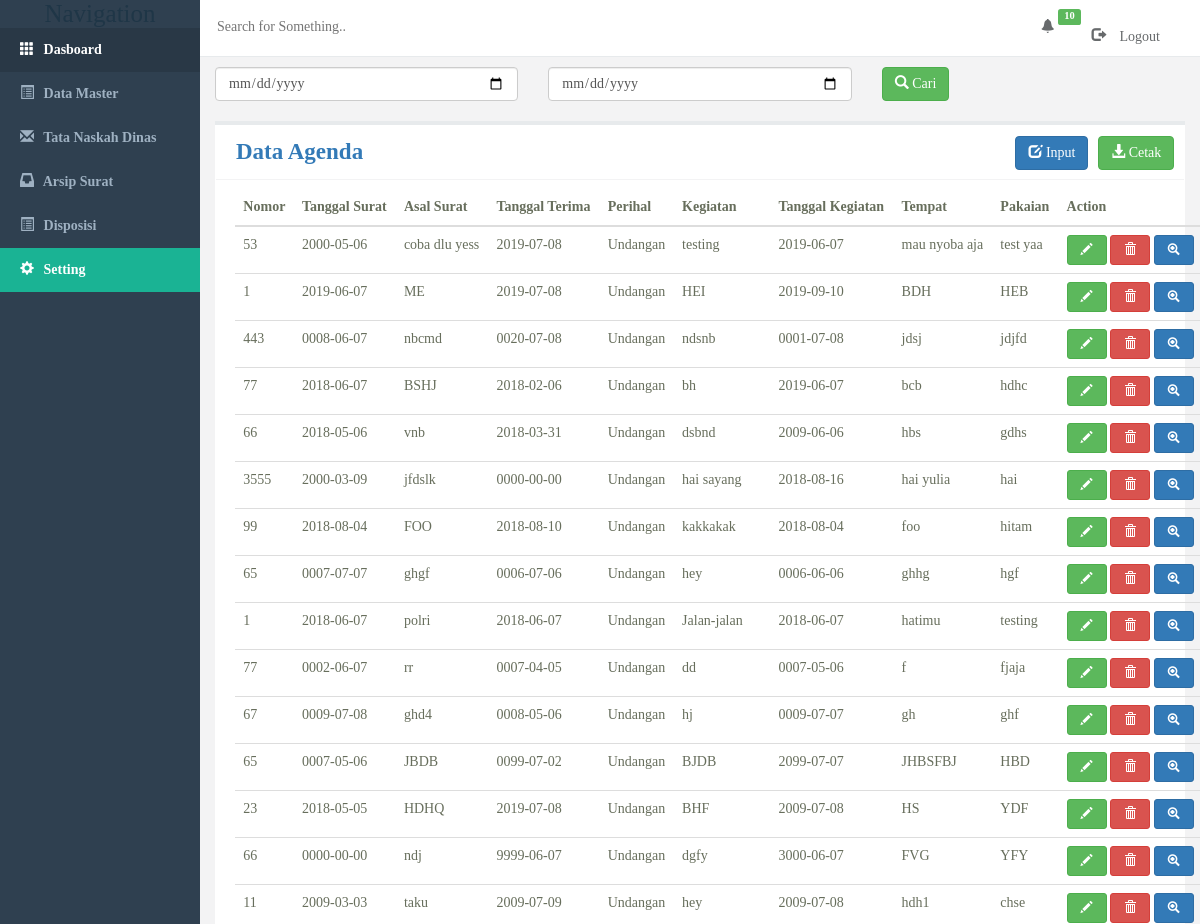
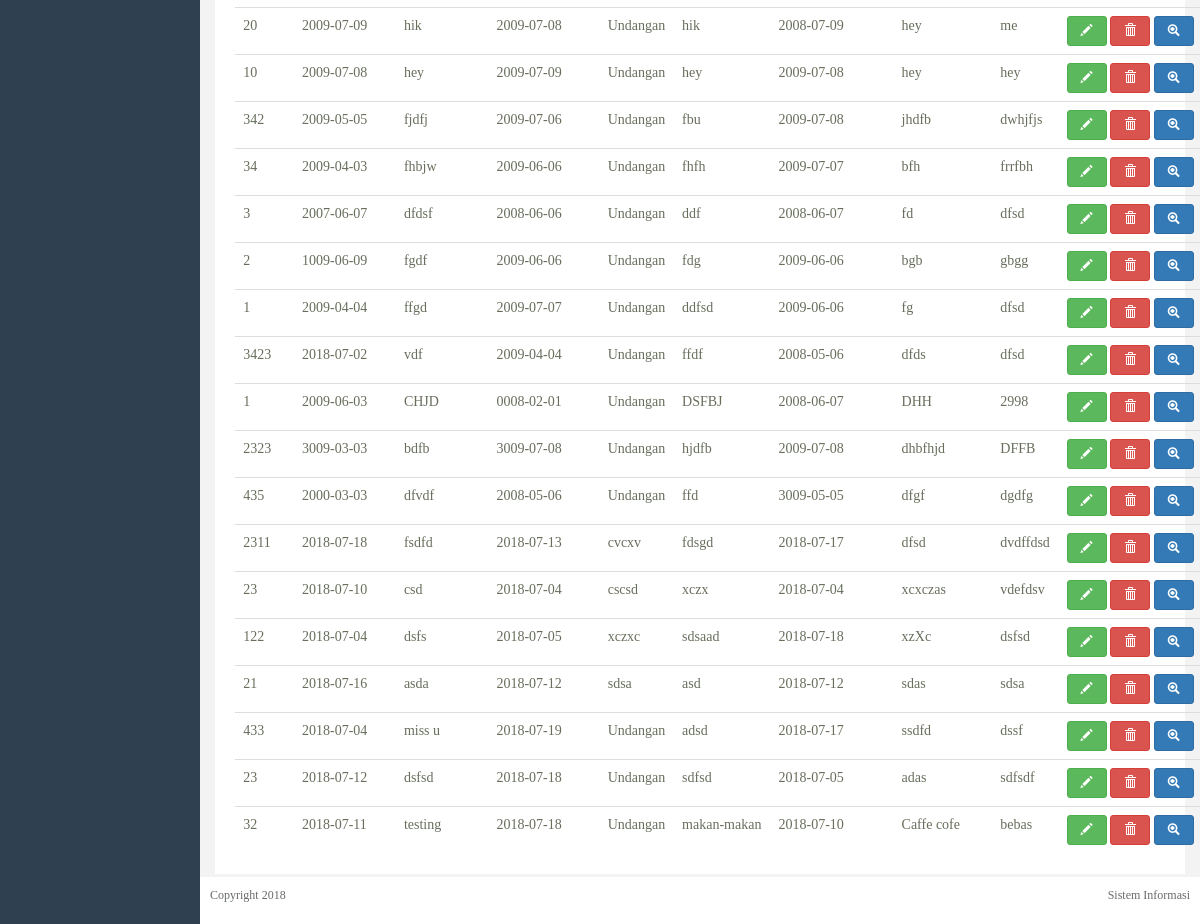
The app's page /cari_agenda.php (signed in) with its own data (2 pictures, top to bottom).
### tables this page shows
CREATE TABLE `agenda` (
  `id` int(11) NOT NULL,
  `nomor` varchar(10) NOT NULL,
  `tgl_surat` date NOT NULL,
  `asal_surat` varchar(25) NOT NULL,
  `tgl_terima` date NOT NULL,
  `perihal` varchar(100) NOT NULL,
  `giat` varchar(100) NOT NULL,
  `tgl_giat` date NOT NULL,
  `tempat` varchar(50) NOT NULL,
  `pakaian` varchar(50) NOT NULL,
  `uploader` varchar(30) NOT NULL,
  `file_agenda` varchar(100) NOT NULL
);

### functions/header.php (called while the page is built, shortened)
<?php
$pdo = new PDO("mysql:host=localhost;dbname=arsip_renmin", 'root', '');
  $new_data = $pdo->query("select * from notifications where read_n=1");
  $count = $new_data->rowCount();
?>

### core/init.php (called while the page is built, shortened)
<?php
require_once "functions/db.php";
require_once "functions/blog.php";
require_once "functions/header.php";
?>

### functions/blog.php (called while the page is built, shortened)
<?php
function result($query){
global $link;
 if($result = mysqli_query($link, $query) or die ('gagal menampilkan data')){
 	return $result;
  }
}
function tampilkan_agenda(){
	$query = "SELECT * FROM agenda ORDER BY id DESC";
	return result($query);
}
?>

### cari_agenda.php (the view, shortened to what this page needs)
<?php
require_once "core/init.php";
$articles = tampilkan_agenda();
?>
<!doctype html>
<html lang="en">
  <head>
    <link rel="stylesheet" href="vendor/bootstrap-3.3.7-dist/css/bootstrap.min.css">
    <link rel="stylesheet" type="text/css" href="vendor/admin/css/default.css">
  </head>
  <body>
    <div class="container-fluid display-table">
      <div class="row display-table-row">
        <?php require_once 'sidemenu.php'; ?>
        <div class="col-md-10 col-sm-11 display-table-cell  valign-top">
          <div class="row">
            <header id="nav-header" class="clearfix">
              <div class="col-md-5">
              <form action="cari_agenda.php" method="get">
                <input type="text" name="cari" class="hidden-sn hidden-xs" id="header-search-field" placeholder="Search for Something..">
              </form>
              </div>
              <div class="col-md-7">
                <ul>
                  <div class="dropdown pull-right">
                  <li class="fixed-width">
                   <button class="dropbtn "><span class="glyphicon glyphicon-bell" id="notif"></span></button>
                         <span class="label label-success">  <?php echo "$count"; ?></span>
                  </li>
                </div>
               </ul>
             </div>
                  <li id="logout" class="pull-right">
                    <a href="logout.php" class="logout">
                        <span class="glyphicon glyphicon-log-out"><span>
                        Logout
                    </a>
                  </li>
            </header>
        </div>
        <form action="cari_agenda_tgl.php" method="get">
        <div class="row" id="caridata">
          <div class="col-sm-4"> <input type="date" class="form-control" name="tgl_surat_mulai" placeholder="Tanggal Mulai" required> </div>
          <div class="col-sm-4"> <input type="date" class="form-control" name="tgl_surat_selesai" placeholder="Tanggal Selesai" required></div>
           <div class="col-sm-4">  <button type="submit" class="btn btn-success" id="btncari" > <span class="glyphicon glyphicon-search"></span> Cari  </button>  </div>
        </div>
      </form>
         <div id="content">
            <nav id="navbar-example" class="navbar navbar-light bg-light">
              <header>
                <a href="cetakAgenda.php"> <button type="submit" class="btn btn-success pull-right"  name="submit" value="Cetak Data" id="btncetak"> <span class="glyphicon glyphicon-download-alt"></span> Cetak  </button> </a>
                 <?php if($_SESSION['status'] == 1
                    || $_SESSION['status'] == 0  || $_SESSION['status'] == 3  ): ?><a href="inputAgenda.php">  <button type="submit" class="btn btn-primary pull-right"  name="submit" value="Input Data" id="btninput"> <span class="glyphicon glyphicon-edit"></span> Input </button></a>
                  <?php endif;  ?>
                <p class="page_title"><a href="lihatAgenda.php"> Data Agenda </a></p>
              </header>
            <table class="table table-hover">
              <thead>
                  <tr>
                    <th scope="col">Nomor</th>
                    <th scope="col">Tanggal Surat</th>
                    <th scope="col">Asal Surat</th>
                    <th scope="col">Tanggal Terima</th>
                    <th scope="col">Perihal</th>
                    <th scope="col">Kegiatan</th>
                    <th scope="col">Tanggal Kegiatan</th>
                    <th scope="col">Tempat</th>
                    <th scope="col">Pakaian</th>
                    <th scope="col">Action</th>
                  </tr>
              </thead>
              <tbody>
              <?php while($row = mysqli_fetch_assoc($articles)): ?>
                <tr>
                  <td><?=  $row ['nomor'] ?></td>
                  <td><?=  $row ['tgl_surat'] ?></td>
                  <td><?=  $row ['asal_surat'] ?></td>
                  <td><?=  $row ['tgl_terima'] ?></td>
                  <td><?=  $row ['perihal'] ?></td>
                  <td><?=  $row ['giat'] ?></td>
                  <td><?=  $row ['tgl_giat'] ?></td>
                  <td><?=  $row ['tempat'] ?></td>
                  <td><?=  $row ['pakaian'] ?></td>
                  <td>
                   <?php if($_SESSION['status'] == 1
                    || $_SESSION['status'] == 0
                 ): ?>
                   <a href="editAgenda.php?id=<?php echo $row['id']; ?>"> <button class="btn btn-success btn-xs" id="edit"> <span class="glyphicon glyphicon-pencil"></span></button></a>
                   <a href="hapusAgenda.php?id=<?php echo $row['id']; ?>" onClick="return confirm('Apakah Anda Yakin Ingin Menghapus Data?')"><button class="btn btn-danger btn-xs" id="hapus"> <span class="glyphicon glyphicon-trash"></span></button></a>
                   <a href="detailAgenda.php?id=<?php echo $row['id']; ?>"> <button class="btn btn-primary btn-xs" id="edit"> <span class="glyphicon glyphicon-zoom-in"></span></button></a>
                  <?php endif;  ?>
                 </td>
                </tr>
              <?php endwhile; ?>
              </tbody>
            </table>
          </nav>
         </div>
        <?php require_once 'footer.php'; ?>
  </body>
  </body>
</html>

### cari_agenda.php (style rules this page uses)
.table-hover { margin-left: 2%; margin-top: 1%; }
#edit { width: 40px; height: 30px; }
#hapus { width: 40px; height: 30px; }
#btninput { margin-right: 1%; }
#btncetak { margin-right: 1%; }
#caridata { margin-top: 1%; }
.dropbtn { background-color: white; color: grey; font-size: 14px; border: none; cursor: pointer; }
.dropdown { position: relative; display: inline-block; margin-right: 19%; }
#logout { list-style-type: none; margin-top: -3%; margin-right: 4%; }

### records on screen
agenda: nomor "53", tgl_surat "2000-05-06", asal_surat "coba dlu yess", tgl_terima "2019-07-08", perihal "Undangan", giat "testing", tgl_giat "2019-06-07", tempat "mau nyoba aja", pakaian "test yaa"
agenda: nomor "1", tgl_surat "2019-06-07", asal_surat "ME", tgl_terima "2019-07-08", perihal "Undangan", giat "HEI", tgl_giat "2019-09-10", tempat "BDH", pakaian "HEB"
agenda: nomor "443", tgl_surat "0008-06-07", asal_surat "nbcmd", tgl_terima "0020-07-08", perihal "Undangan", giat "ndsnb", tgl_giat "0001-07-08", tempat "jdsj", pakaian "jdjfd"
agenda: nomor "77", tgl_surat "2018-06-07", asal_surat "BSHJ", tgl_terima "2018-02-06", perihal "Undangan", giat "bh", tgl_giat "2019-06-07", tempat "bcb", pakaian "hdhc"
agenda: nomor "66", tgl_surat "2018-05-06", asal_surat "vnb", tgl_terima "2018-03-31", perihal "Undangan", giat "dsbnd", tgl_giat "2009-06-06", tempat "hbs", pakaian "gdhs"
agenda: nomor "3555", tgl_surat "2000-03-09", asal_surat "jfdslk", tgl_terima "0000-00-00", perihal "Undangan", giat "hai sayang", tgl_giat "2018-08-16", tempat "hai yulia", pakaian "hai"
agenda: nomor "99", tgl_surat "2018-08-04", asal_surat "FOO", tgl_terima "2018-08-10", perihal "Undangan", giat "kakkakak", tgl_giat "2018-08-04", tempat "foo", pakaian "hitam"
agenda: nomor "65", tgl_surat "0007-07-07", asal_surat "ghgf", tgl_terima "0006-07-06", perihal "Undangan", giat "hey", tgl_giat "0006-06-06", tempat "ghhg", pakaian "hgf"
agenda: nomor "1", tgl_surat "2018-06-07", asal_surat "polri", tgl_terima "2018-06-07", perihal "Undangan", giat "Jalan-jalan", tgl_giat "2018-06-07", tempat "hatimu", pakaian "testing"
agenda: nomor "77", tgl_surat "0002-06-07", asal_surat "rr", tgl_terima "0007-04-05", perihal "Undangan", giat "dd", tgl_giat "0007-05-06", tempat "f", pakaian "fjaja"
agenda: nomor "67", tgl_surat "0009-07-08", asal_surat "ghd4", tgl_terima "0008-05-06", perihal "Undangan", giat "hj", tgl_giat "0009-07-07", tempat "gh", pakaian "ghf"
agenda: nomor "65", tgl_surat "0007-05-06", asal_surat "JBDB", tgl_terima "0099-07-02", perihal "Undangan", giat "BJDB", tgl_giat "2099-07-07", tempat "JHBSFBJ", pakaian "HBD"
agenda: nomor "23", tgl_surat "2018-05-05", asal_surat "HDHQ", tgl_terima "2019-07-08", perihal "Undangan", giat "BHF", tgl_giat "2009-07-08", tempat "HS", pakaian "YDF"
agenda: nomor "66", tgl_surat "0000-00-00", asal_surat "ndj", tgl_terima "9999-06-07", perihal "Undangan", giat "dgfy", tgl_giat "3000-06-07", tempat "FVG", pakaian "YFY"
agenda: nomor "11", tgl_surat "2009-03-03", asal_surat "taku", tgl_terima "2009-07-09", perihal "Undangan", giat "hey", tgl_giat "2009-07-08", tempat "hdh1", pakaian "chse"
agenda: nomor "20", tgl_surat "2009-07-09", asal_surat "hik", tgl_terima "2009-07-08", perihal "Undangan", giat "hik", tgl_giat "2008-07-09", tempat "hey", pakaian "me"
agenda: nomor "10", tgl_surat "2009-07-08", asal_surat "hey", tgl_terima "2009-07-09", perihal "Undangan", giat "hey", tgl_giat "2009-07-08", tempat "hey", pakaian "hey"
agenda: nomor "342", tgl_surat "2009-05-05", asal_surat "fjdfj", tgl_terima "2009-07-06", perihal "Undangan", giat "fbu", tgl_giat "2009-07-08", tempat "jhdfb", pakaian "dwhjfjs"
agenda: nomor "34", tgl_surat "2009-04-03", asal_surat "fhbjw", tgl_terima "2009-06-06", perihal "Undangan", giat "fhfh", tgl_giat "2009-07-07", tempat "bfh", pakaian "frrfbh"
agenda: nomor "3", tgl_surat "2007-06-07", asal_surat "dfdsf", tgl_terima "2008-06-06", perihal "Undangan", giat "ddf", tgl_giat "2008-06-07", tempat "fd", pakaian "dfsd"
agenda: nomor "2", tgl_surat "1009-06-09", asal_surat "fgdf", tgl_terima "2009-06-06", perihal "Undangan", giat "fdg", tgl_giat "2009-06-06", tempat "bgb", pakaian "gbgg"
agenda: nomor "1", tgl_surat "2009-04-04", asal_surat "ffgd", tgl_terima "2009-07-07", perihal "Undangan", giat "ddfsd", tgl_giat "2009-06-06", tempat "fg", pakaian "dfsd"
agenda: nomor "3423", tgl_surat "2018-07-02", asal_surat "vdf", tgl_terima "2009-04-04", perihal "Undangan", giat "ffdf", tgl_giat "2008-05-06", tempat "dfds", pakaian "dfsd"
agenda: nomor "1", tgl_surat "2009-06-03", asal_surat "CHJD", tgl_terima "0008-02-01", perihal "Undangan", giat "DSFBJ", tgl_giat "2008-06-07", tempat "DHH", pakaian "2998"
agenda: nomor "2323", tgl_surat "3009-03-03", asal_surat "bdfb", tgl_terima "3009-07-08", perihal "Undangan", giat "hjdfb", tgl_giat "2009-07-08", tempat "dhbfhjd", pakaian "DFFB"
agenda: nomor "435", tgl_surat "2000-03-03", asal_surat "dfvdf", tgl_terima "2008-05-06", perihal "Undangan", giat "ffd", tgl_giat "3009-05-05", tempat "dfgf", pakaian "dgdfg"
agenda: nomor "2311", tgl_surat "2018-07-18", asal_surat "fsdfd", tgl_terima "2018-07-13", perihal "cvcxv", giat "fdsgd", tgl_giat "2018-07-17", tempat "dfsd", pakaian "dvdffdsd"
agenda: nomor "23", tgl_surat "2018-07-10", asal_surat "csd", tgl_terima "2018-07-04", perihal "cscsd", giat "xczx", tgl_giat "2018-07-04", tempat "xcxczas", pakaian "vdefdsv"
agenda: nomor "122", tgl_surat "2018-07-04", asal_surat "dsfs", tgl_terima "2018-07-05", perihal "xczxc", giat "sdsaad", tgl_giat "2018-07-18", tempat "xzXc", pakaian "dsfsd"
agenda: nomor "21", tgl_surat "2018-07-16", asal_surat "asda", tgl_terima "2018-07-12", perihal "sdsa", giat "asd", tgl_giat "2018-07-12", tempat "sdas", pakaian "sdsa"
agenda: nomor "433", tgl_surat "2018-07-04", asal_surat "miss u", tgl_terima "2018-07-19", perihal "Undangan", giat "adsd", tgl_giat "2018-07-17", tempat "ssdfd", pakaian "dssf"
agenda: nomor "23", tgl_surat "2018-07-12", asal_surat "dsfsd", tgl_terima "2018-07-18", perihal "Undangan", giat "sdfsd", tgl_giat "2018-07-05", tempat "adas", pakaian "sdfsdf"
agenda: nomor "32", tgl_surat "2018-07-11", asal_surat "testing", tgl_terima "2018-07-18", perihal "Undangan", giat "makan-makan", tgl_giat "2018-07-10", tempat "Caffe cofe", pakaian "bebas"

### other values on screen
$count "10"
